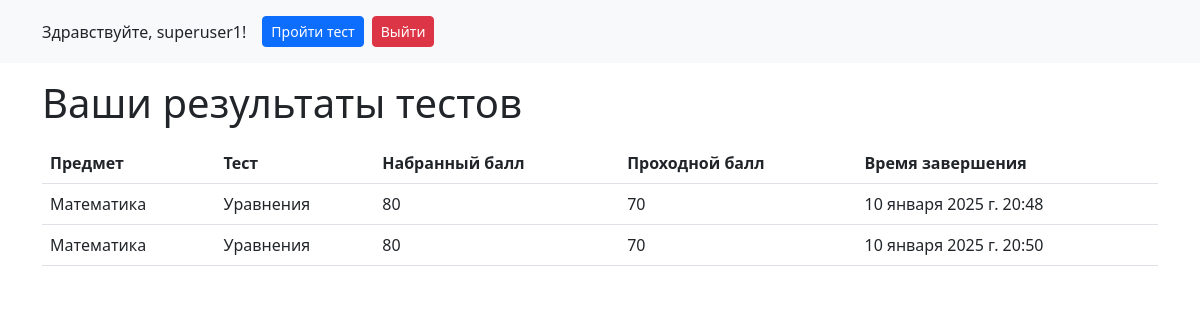
Screenshot of /results (signed in) with the database file from the repository.
### quiz/models.py (models this page shows, shortened)
class UserTestResult(models.Model):
    user = models.ForeignKey(User, on_delete=models.CASCADE)
    test = models.ForeignKey(Test, on_delete=models.CASCADE)
    score = models.IntegerField()
    completed_at = models.DateTimeField(auto_now_add=True)

class Test(models.Model):
    subject = models.ForeignKey(Subject, on_delete=models.CASCADE)
    name = models.CharField(max_length=200)
    pass_score = models.IntegerField(default=100)  # Проходной балл
    start_time = models.DateTimeField()  # Начало теста
    end_time = models.DateTimeField()  # Окончание теста
    duration = models.IntegerField()  # Длительность теста в минутах
    access_key = models.CharField(max_length=50, unique=True)  # Ключ доступа

class Subject(models.Model):
    name = models.CharField(max_length=100)

### quiz/views.py (the view)
# urls.py: path('results', UserTestResultsView.as_view(), name='user_results')
class UserTestResultsView(mixins.LoginRequiredMixin, views.View):
    def get(self, request):
        user_results = UserTestResult.objects.filter(user=request.user)
        return render(request, 'quiz/user_results.html', {'results': user_results})

### quiz/templates/quiz/user_results.html (shortened to what this page needs)
<!DOCTYPE html>
<html lang="ru">
<head>
    <link href="https://cdn.jsdelivr.net/npm/bootstrap@5.3.0/dist/css/bootstrap.min.css" rel="stylesheet">
</head>
<body>
    <header class="bg-light p-3 mb-3">
        <div class="container d-flex justify-content-between align-items-center">
            <div class="d-flex align-items-center">
                <span class="me-3">Здравствуйте, {{ user.username }}!</span>
                <a href="{% url 'home' %}" class="btn btn-primary btn-sm me-2">Пройти тест</a>
                <form method="post" action="{% url 'log_out' %}">
                    <button type="submit" class="btn btn-danger btn-sm">Выйти</button>
                </form>
            </div>
        </div>
    </header>
    <div class="container">
        <h1 class="mb-3">Ваши результаты тестов</h1>
        {% if results %}
        <table class="table">
            <thead>
                <tr>
                    <th>Предмет</th>
                    <th>Тест</th>
                    <th>Набранный балл</th>
                    <th>Проходной балл</th>
                    <th>Время завершения</th>
                </tr>
            </thead>
            <tbody>
                {% for result in results %}
                <tr>
                    <td>{{ result.test.subject.name }}</td>
                    <td>{{ result.test.name }}</td>
                    <td>{{ result.score }}</td>
                    <td>{{ result.test.pass_score }}</td>
                    <td>{{ result.completed_at }}</td>
                </tr>
                {% endfor %}
            </tbody>
        </table>
        {% else %}
        <div class="alert alert-info">У вас пока нет результатов тестов.</div>
        {% endif %}
    </div>
</body>
</html>

### rows the page displays
UserTestResult: test.subject.name "Математика", test.name "Уравнения", score "80", test.pass_score "70", completed_at "10 января 2025 г. 20:48"
UserTestResult: test.subject.name "Математика", test.name "Уравнения", score "80", test.pass_score "70", completed_at "10 января 2025 г. 20:50"

### other values shown
{{ user.username }} "superuser1"
